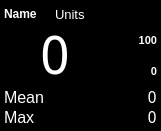
<?xml version="1.0" encoding="UTF-8"?>
<ui version="4.0">
 <class>Form</class>
 <widget class="QWidget" name="Form">
  <property name="geometry">
   <rect>
    <x>0</x>
    <y>0</y>
    <width>161</width>
    <height>131</height>
   </rect>
  </property>
  <property name="minimumSize">
   <size>
    <width>161</width>
    <height>131</height>
   </size>
  </property>
  <property name="maximumSize">
   <size>
    <width>161</width>
    <height>131</height>
   </size>
  </property>
  <property name="palette">
   <palette>
    <active>
     <colorrole role="WindowText">
      <brush brushstyle="SolidPattern">
       <color alpha="255">
        <red>255</red>
        <green>255</green>
        <blue>255</blue>
       </color>
      </brush>
     </colorrole>
     <colorrole role="Button">
      <brush brushstyle="SolidPattern">
       <color alpha="255">
        <red>0</red>
        <green>0</green>
        <blue>0</blue>
       </color>
      </brush>
     </colorrole>
     <colorrole role="Light">
      <brush brushstyle="SolidPattern">
       <color alpha="255">
        <red>0</red>
        <green>0</green>
        <blue>0</blue>
       </color>
      </brush>
     </colorrole>
     <colorrole role="Midlight">
      <brush brushstyle="SolidPattern">
       <color alpha="255">
        <red>0</red>
        <green>0</green>
        <blue>0</blue>
       </color>
      </brush>
     </colorrole>
     <colorrole role="Dark">
      <brush brushstyle="SolidPattern">
       <color alpha="255">
        <red>0</red>
        <green>0</green>
        <blue>0</blue>
       </color>
      </brush>
     </colorrole>
     <colorrole role="Mid">
      <brush brushstyle="SolidPattern">
       <color alpha="255">
        <red>0</red>
        <green>0</green>
        <blue>0</blue>
       </color>
      </brush>
     </colorrole>
     <colorrole role="Text">
      <brush brushstyle="SolidPattern">
       <color alpha="255">
        <red>255</red>
        <green>255</green>
        <blue>255</blue>
       </color>
      </brush>
     </colorrole>
     <colorrole role="BrightText">
      <brush brushstyle="SolidPattern">
       <color alpha="255">
        <red>255</red>
        <green>255</green>
        <blue>255</blue>
       </color>
      </brush>
     </colorrole>
     <colorrole role="ButtonText">
      <brush brushstyle="SolidPattern">
       <color alpha="255">
        <red>255</red>
        <green>255</green>
        <blue>255</blue>
       </color>
      </brush>
     </colorrole>
     <colorrole role="Base">
      <brush brushstyle="SolidPattern">
       <color alpha="255">
        <red>0</red>
        <green>0</green>
        <blue>0</blue>
       </color>
      </brush>
     </colorrole>
     <colorrole role="Window">
      <brush brushstyle="SolidPattern">
       <color alpha="255">
        <red>0</red>
        <green>0</green>
        <blue>0</blue>
       </color>
      </brush>
     </colorrole>
     <colorrole role="Shadow">
      <brush brushstyle="SolidPattern">
       <color alpha="255">
        <red>0</red>
        <green>0</green>
        <blue>0</blue>
       </color>
      </brush>
     </colorrole>
     <colorrole role="AlternateBase">
      <brush brushstyle="SolidPattern">
       <color alpha="255">
        <red>0</red>
        <green>0</green>
        <blue>0</blue>
       </color>
      </brush>
     </colorrole>
     <colorrole role="ToolTipBase">
      <brush brushstyle="SolidPattern">
       <color alpha="255">
        <red>255</red>
        <green>255</green>
        <blue>220</blue>
       </color>
      </brush>
     </colorrole>
     <colorrole role="ToolTipText">
      <brush brushstyle="SolidPattern">
       <color alpha="255">
        <red>0</red>
        <green>0</green>
        <blue>0</blue>
       </color>
      </brush>
     </colorrole>
    </active>
    <inactive>
     <colorrole role="WindowText">
      <brush brushstyle="SolidPattern">
       <color alpha="255">
        <red>255</red>
        <green>255</green>
        <blue>255</blue>
       </color>
      </brush>
     </colorrole>
     <colorrole role="Button">
      <brush brushstyle="SolidPattern">
       <color alpha="255">
        <red>0</red>
        <green>0</green>
        <blue>0</blue>
       </color>
      </brush>
     </colorrole>
     <colorrole role="Light">
      <brush brushstyle="SolidPattern">
       <color alpha="255">
        <red>0</red>
        <green>0</green>
        <blue>0</blue>
       </color>
      </brush>
     </colorrole>
     <colorrole role="Midlight">
      <brush brushstyle="SolidPattern">
       <color alpha="255">
        <red>0</red>
        <green>0</green>
        <blue>0</blue>
       </color>
      </brush>
     </colorrole>
     <colorrole role="Dark">
      <brush brushstyle="SolidPattern">
       <color alpha="255">
        <red>0</red>
        <green>0</green>
        <blue>0</blue>
       </color>
      </brush>
     </colorrole>
     <colorrole role="Mid">
      <brush brushstyle="SolidPattern">
       <color alpha="255">
        <red>0</red>
        <green>0</green>
        <blue>0</blue>
       </color>
      </brush>
     </colorrole>
     <colorrole role="Text">
      <brush brushstyle="SolidPattern">
       <color alpha="255">
        <red>255</red>
        <green>255</green>
        <blue>255</blue>
       </color>
      </brush>
     </colorrole>
     <colorrole role="BrightText">
      <brush brushstyle="SolidPattern">
       <color alpha="255">
        <red>255</red>
        <green>255</green>
        <blue>255</blue>
       </color>
      </brush>
     </colorrole>
     <colorrole role="ButtonText">
      <brush brushstyle="SolidPattern">
       <color alpha="255">
        <red>255</red>
        <green>255</green>
        <blue>255</blue>
       </color>
      </brush>
     </colorrole>
     <colorrole role="Base">
      <brush brushstyle="SolidPattern">
       <color alpha="255">
        <red>0</red>
        <green>0</green>
        <blue>0</blue>
       </color>
      </brush>
     </colorrole>
     <colorrole role="Window">
      <brush brushstyle="SolidPattern">
       <color alpha="255">
        <red>0</red>
        <green>0</green>
        <blue>0</blue>
       </color>
      </brush>
     </colorrole>
     <colorrole role="Shadow">
      <brush brushstyle="SolidPattern">
       <color alpha="255">
        <red>0</red>
        <green>0</green>
        <blue>0</blue>
       </color>
      </brush>
     </colorrole>
     <colorrole role="AlternateBase">
      <brush brushstyle="SolidPattern">
       <color alpha="255">
        <red>0</red>
        <green>0</green>
        <blue>0</blue>
       </color>
      </brush>
     </colorrole>
     <colorrole role="ToolTipBase">
      <brush brushstyle="SolidPattern">
       <color alpha="255">
        <red>255</red>
        <green>255</green>
        <blue>220</blue>
       </color>
      </brush>
     </colorrole>
     <colorrole role="ToolTipText">
      <brush brushstyle="SolidPattern">
       <color alpha="255">
        <red>0</red>
        <green>0</green>
        <blue>0</blue>
       </color>
      </brush>
     </colorrole>
    </inactive>
    <disabled>
     <colorrole role="WindowText">
      <brush brushstyle="SolidPattern">
       <color alpha="255">
        <red>0</red>
        <green>0</green>
        <blue>0</blue>
       </color>
      </brush>
     </colorrole>
     <colorrole role="Button">
      <brush brushstyle="SolidPattern">
       <color alpha="255">
        <red>0</red>
        <green>0</green>
        <blue>0</blue>
       </color>
      </brush>
     </colorrole>
     <colorrole role="Light">
      <brush brushstyle="SolidPattern">
       <color alpha="255">
        <red>0</red>
        <green>0</green>
        <blue>0</blue>
       </color>
      </brush>
     </colorrole>
     <colorrole role="Midlight">
      <brush brushstyle="SolidPattern">
       <color alpha="255">
        <red>0</red>
        <green>0</green>
        <blue>0</blue>
       </color>
      </brush>
     </colorrole>
     <colorrole role="Dark">
      <brush brushstyle="SolidPattern">
       <color alpha="255">
        <red>0</red>
        <green>0</green>
        <blue>0</blue>
       </color>
      </brush>
     </colorrole>
     <colorrole role="Mid">
      <brush brushstyle="SolidPattern">
       <color alpha="255">
        <red>0</red>
        <green>0</green>
        <blue>0</blue>
       </color>
      </brush>
     </colorrole>
     <colorrole role="Text">
      <brush brushstyle="SolidPattern">
       <color alpha="255">
        <red>0</red>
        <green>0</green>
        <blue>0</blue>
       </color>
      </brush>
     </colorrole>
     <colorrole role="BrightText">
      <brush brushstyle="SolidPattern">
       <color alpha="255">
        <red>255</red>
        <green>255</green>
        <blue>255</blue>
       </color>
      </brush>
     </colorrole>
     <colorrole role="ButtonText">
      <brush brushstyle="SolidPattern">
       <color alpha="255">
        <red>0</red>
        <green>0</green>
        <blue>0</blue>
       </color>
      </brush>
     </colorrole>
     <colorrole role="Base">
      <brush brushstyle="SolidPattern">
       <color alpha="255">
        <red>0</red>
        <green>0</green>
        <blue>0</blue>
       </color>
      </brush>
     </colorrole>
     <colorrole role="Window">
      <brush brushstyle="SolidPattern">
       <color alpha="255">
        <red>0</red>
        <green>0</green>
        <blue>0</blue>
       </color>
      </brush>
     </colorrole>
     <colorrole role="Shadow">
      <brush brushstyle="SolidPattern">
       <color alpha="255">
        <red>0</red>
        <green>0</green>
        <blue>0</blue>
       </color>
      </brush>
     </colorrole>
     <colorrole role="AlternateBase">
      <brush brushstyle="SolidPattern">
       <color alpha="255">
        <red>0</red>
        <green>0</green>
        <blue>0</blue>
       </color>
      </brush>
     </colorrole>
     <colorrole role="ToolTipBase">
      <brush brushstyle="SolidPattern">
       <color alpha="255">
        <red>255</red>
        <green>255</green>
        <blue>220</blue>
       </color>
      </brush>
     </colorrole>
     <colorrole role="ToolTipText">
      <brush brushstyle="SolidPattern">
       <color alpha="255">
        <red>0</red>
        <green>0</green>
        <blue>0</blue>
       </color>
      </brush>
     </colorrole>
    </disabled>
   </palette>
  </property>
  <property name="windowTitle">
   <string>Form</string>
  </property>
  <layout class="QGridLayout" name="gridLayout_2">
   <property name="leftMargin">
    <number>0</number>
   </property>
   <property name="topMargin">
    <number>0</number>
   </property>
   <property name="rightMargin">
    <number>0</number>
   </property>
   <property name="bottomMargin">
    <number>0</number>
   </property>
   <property name="spacing">
    <number>0</number>
   </property>
   <item row="0" column="0">
    <widget class="QFrame" name="frame">
     <property name="palette">
      <palette>
       <active>
        <colorrole role="NoRole">
         <brush brushstyle="SolidPattern">
          <color alpha="255">
           <red>255</red>
           <green>255</green>
           <blue>255</blue>
          </color>
         </brush>
        </colorrole>
       </active>
       <inactive>
        <colorrole role="NoRole">
         <brush brushstyle="SolidPattern">
          <color alpha="255">
           <red>255</red>
           <green>255</green>
           <blue>255</blue>
          </color>
         </brush>
        </colorrole>
       </inactive>
       <disabled>
        <colorrole role="NoRole">
         <brush brushstyle="SolidPattern">
          <color alpha="255">
           <red>255</red>
           <green>255</green>
           <blue>255</blue>
          </color>
         </brush>
        </colorrole>
       </disabled>
      </palette>
     </property>
     <property name="frameShape">
      <enum>QFrame::StyledPanel</enum>
     </property>
     <property name="frameShadow">
      <enum>QFrame::Raised</enum>
     </property>
     <layout class="QGridLayout" name="gridLayout">
      <property name="leftMargin">
       <number>3</number>
      </property>
      <property name="topMargin">
       <number>3</number>
      </property>
      <property name="rightMargin">
       <number>3</number>
      </property>
      <property name="bottomMargin">
       <number>3</number>
      </property>
      <property name="spacing">
       <number>0</number>
      </property>
      <item row="0" column="0">
       <widget class="QLabel" name="label_name">
        <property name="font">
         <font>
          <weight>75</weight>
          <bold>true</bold>
          <stylestrategy>PreferAntialias</stylestrategy>
         </font>
        </property>
        <property name="text">
         <string>Name</string>
        </property>
        <property name="alignment">
         <set>Qt::AlignLeading|Qt::AlignLeft|Qt::AlignVCenter</set>
        </property>
       </widget>
      </item>
      <item row="1" column="2">
       <widget class="QLabel" name="label_max">
        <property name="font">
         <font>
          <pointsize>8</pointsize>
          <weight>75</weight>
          <bold>true</bold>
          <stylestrategy>PreferAntialias</stylestrategy>
         </font>
        </property>
        <property name="text">
         <string>100</string>
        </property>
        <property name="alignment">
         <set>Qt::AlignRight|Qt::AlignTrailing|Qt::AlignVCenter</set>
        </property>
       </widget>
      </item>
      <item row="2" column="2">
       <widget class="QLabel" name="label_min">
        <property name="font">
         <font>
          <pointsize>8</pointsize>
          <weight>75</weight>
          <bold>true</bold>
          <stylestrategy>PreferAntialias</stylestrategy>
         </font>
        </property>
        <property name="text">
         <string>0</string>
        </property>
        <property name="alignment">
         <set>Qt::AlignRight|Qt::AlignTrailing|Qt::AlignVCenter</set>
        </property>
       </widget>
      </item>
      <item row="3" column="0">
       <widget class="QLabel" name="label_statname1">
        <property name="font">
         <font>
          <pointsize>12</pointsize>
          <stylestrategy>PreferAntialias</stylestrategy>
         </font>
        </property>
        <property name="text">
         <string>Mean</string>
        </property>
       </widget>
      </item>
      <item row="4" column="0">
       <widget class="QLabel" name="label_statname2">
        <property name="font">
         <font>
          <pointsize>12</pointsize>
          <stylestrategy>PreferAntialias</stylestrategy>
         </font>
        </property>
        <property name="text">
         <string>Max</string>
        </property>
       </widget>
      </item>
      <item row="3" column="2">
       <widget class="QLabel" name="label_statvalue1">
        <property name="font">
         <font>
          <family>Noto Mono</family>
          <pointsize>12</pointsize>
          <stylestrategy>PreferAntialias</stylestrategy>
         </font>
        </property>
        <property name="text">
         <string>0</string>
        </property>
        <property name="alignment">
         <set>Qt::AlignRight|Qt::AlignTrailing|Qt::AlignVCenter</set>
        </property>
       </widget>
      </item>
      <item row="4" column="2">
       <widget class="QLabel" name="label_statvalue2">
        <property name="font">
         <font>
          <family>Noto Mono</family>
          <pointsize>12</pointsize>
          <stylestrategy>PreferAntialias</stylestrategy>
         </font>
        </property>
        <property name="text">
         <string>0</string>
        </property>
        <property name="alignment">
         <set>Qt::AlignRight|Qt::AlignTrailing|Qt::AlignVCenter</set>
        </property>
       </widget>
      </item>
      <item row="1" column="0" rowspan="2" colspan="2">
       <widget class="QLabel" name="label_value">
        <property name="font">
         <font>
          <family>Noto Mono</family>
          <pointsize>40</pointsize>
         </font>
        </property>
        <property name="text">
         <string>0</string>
        </property>
        <property name="alignment">
         <set>Qt::AlignCenter</set>
        </property>
       </widget>
      </item>
      <item row="0" column="1" colspan="2">
       <widget class="QLabel" name="label_units">
        <property name="font">
         <font>
          <pointsize>10</pointsize>
          <stylestrategy>PreferAntialias</stylestrategy>
         </font>
        </property>
        <property name="text">
         <string>Units</string>
        </property>
        <property name="alignment">
         <set>Qt::AlignLeading|Qt::AlignLeft|Qt::AlignVCenter</set>
        </property>
       </widget>
      </item>
     </layout>
    </widget>
   </item>
  </layout>
 </widget>
 <resources/>
 <connections/>
</ui>
